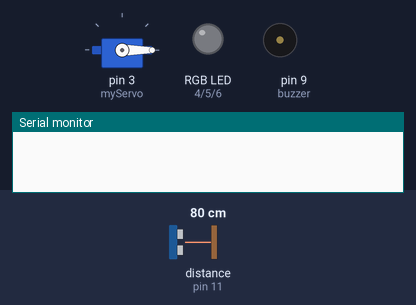
Bench run of a sketch on a simulated Arduino Uno, built with avr-gcc and run on an emulated ATmega328P. Shown: servo, an RGB LED mixed from three pins (HIGH = lit), buzzer (waves = sounding), the last lines printed to the serial monitor. Wiring (inferred from the names in the program): ultrasonic range finder: trigger pin 10; echo pin 11. The test bench sets the inputs (shaded band); at power-on: distance to the obstacle (sensor on pin 11) 80 cm. The echo pulse lasts 58.3 µs per cm; pins used as bus, display or sensor lines are not drawn.

Above: at 0.01 s.
1.3 s: distance to the obstacle (sensor on pin 11) set to 45 cm
4.3 s: distance to the obstacle (sensor on pin 11) set to 37 cm
At 5.1 s:
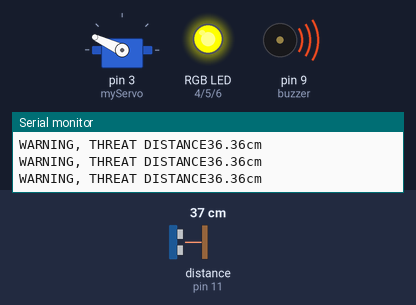
7.3 s: distance to the obstacle (sensor on pin 11) set to 12 cm
10.3 s: distance to the obstacle (sensor on pin 11) set to 9 cm
At 11.0 s:
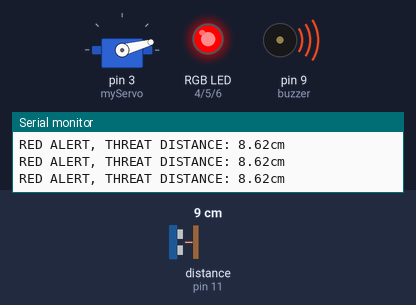
13.3 s: distance to the obstacle (sensor on pin 11) set to 60 cm
At 14.1 s:
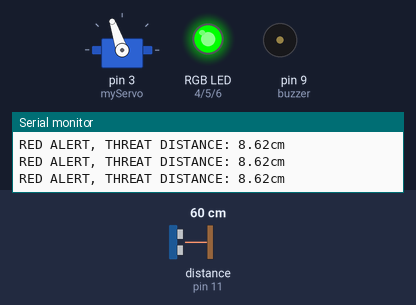
16.3 s: distance to the obstacle (sensor on pin 11) set to 2 cm
At 29.5 s:
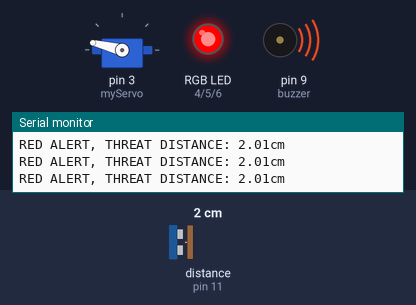
Timing chart, 0 to 29.7 s (numbered marks = the images above; inputs shaded):
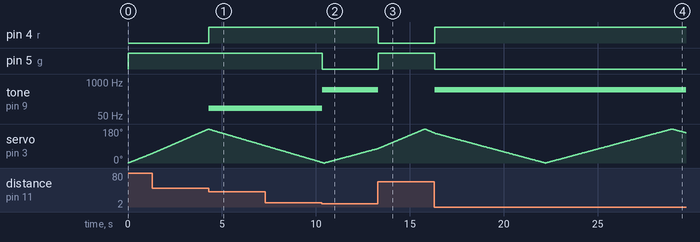

Measured:
- the behaviour switches between 41 and 40 cm on distance to the obstacle (sensor on pin 11) (found by bisection; images 0 and 1)
- the behaviour switches between 11 and 10 cm on distance to the obstacle (sensor on pin 11) (found by bisection; images 1 and 2)
- after the input at 4.3 s, pin 4 (r): LOW → HIGH at once; tone on pin 9 (buzzer): silent → 100 Hz at once
- after the input at 10.3 s, pin 5 (g): HIGH → LOW at once; tone on pin 9 (buzzer): 100 Hz → 500 Hz at once
- after the input at 13.3 s, pin 4 (r): HIGH → LOW at once; pin 5 (g): LOW → HIGH at once; tone on pin 9 (buzzer): 500 Hz → silent at once
- after the input at 16.3 s, pin 4 (r): LOW → HIGH at once; pin 5 (g): HIGH → LOW at once; tone on pin 9 (buzzer): silent → 500 Hz at once

The sketch:

Sonar_Scanner.ino
```cpp
#include <Servo.h>

Servo myServo;

int trig = 10;
int echo = 11;

long duration;
float distance;

// Passive buzzer
int buzzer = 9;

//Assignments for RGB LED
int r = 4;
int g = 5;
int b = 6;

void setup() {
  Serial.begin(9600);
  myServo.attach(3);

  pinMode(trig, OUTPUT);
  pinMode(echo, INPUT);

  pinMode(buzzer, OUTPUT);

  pinMode(r, OUTPUT);
  pinMode(g, OUTPUT);
  pinMode(b, OUTPUT);
}
void loop() {
  for (int deg = 0; deg < 180; deg++) {
    myServo.write(deg);
    delay(10);

    digitalWrite(trig, LOW);
    delay(10);
    digitalWrite(trig, HIGH);
    delayMicroseconds(10);
    digitalWrite(trig, LOW);

    duration = pulseIn(echo, HIGH);
    distance = duration * 0.017;

    // If nothing is in close range light is green and buzzer is off
    if (distance > 40) {
      digitalWrite(g, HIGH);
      digitalWrite(r, LOW);
      digitalWrite(b, LOW);
      noTone(buzzer);
    }
    // If distance is less than 40 centimeters but greater than 10 centimeters then light turns yellow
    else if (distance > 10) {
      digitalWrite(g, HIGH);
      digitalWrite(r, HIGH);
      digitalWrite(b, LOW);
      tone(buzzer, 100);  //Buzzer sounds at low frequency--100hz
      Serial.print("WARNING, THREAT DISTANCE: ");
      Serial.print(distance);
      Serial.println("cm");
    }
    // If something is in close range (less than 10 centimeters), trigger alert mode. LED flashes red and buzzer sounds
    else {
      digitalWrite(r, HIGH);
      digitalWrite(g, LOW);
      digitalWrite(b, LOW);
      tone(buzzer, 500);  // Buzzer sounds at high frequency--500hz
      Serial.print("RED ALERT, THREAT DISTANCE: ");
      Serial.print(distance);
      Serial.println("cm");
    }
  }
  for (int deg = 180; deg > 0; deg--) {
    myServo.write(deg);
    delay(10);

    digitalWrite(trig, LOW);
    delay(10);
    digitalWrite(trig, HIGH);
    delayMicroseconds(10);
    digitalWrite(trig, LOW);

    duration = pulseIn(echo, HIGH);
    distance = duration * 0.017;

    // If nothing is in close range light is green and buzzer is off
    if (distance > 40) {
      digitalWrite(g, HIGH);
      digitalWrite(r, LOW);
      digitalWrite(b, LOW);
      noTone(buzzer);
    }
    // If distance is less than 40 centimeters but greater than 10 centimeters then light turns yellow
    else if (distance > 10) {
      digitalWrite(g, HIGH);
      digitalWrite(r, HIGH);
      digitalWrite(b, LOW);
      tone(buzzer, 100);  //Buzzer sounds at low frequency--100hz
      Serial.print("WARNING, THREAT DISTANCE");
      Serial.print(distance);
      Serial.println("cm");
    }
    // If something is in close range (less than 10 centimeters), trigger alert mode. LED flashes red and buzzer sounds
    else {
      digitalWrite(r, HIGH);
      digitalWrite(g, LOW);
      digitalWrite(b, LOW);
      tone(buzzer, 500);  // Buzzer sounds at high frequency--500hz
      Serial.print("RED ALERT, THREAT DISTANCE: ");
      Serial.print(distance);
      Serial.println("cm");

    }
  }
}
```
